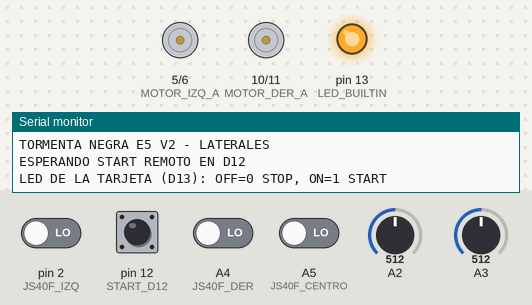
A sketch run on a simulated Arduino Uno, built with avr-gcc and run on an emulated ATmega328P. Parts: motor-driver pin pairs drawn as motors (green arrow = first pin HIGH = forward, orange = second pin HIGH = backward, longer = more drive), output pins drawn as LEDs (lit = HIGH), the last lines printed to the serial monitor. Inputs (shaded band) come from the test bench; at power-on: pin 12 (START_D12) HIGH, A4 (JS40F_DER), A5 (JS40F_CENTRO), pin 2 (JS40F_IZQ) LOW, A3 = 512, A2 = 512.

Above: at 1.2 s.
1.3 s: pin 12 (START_D12) pulled LOW for 0.15 s
At 2.3 s:
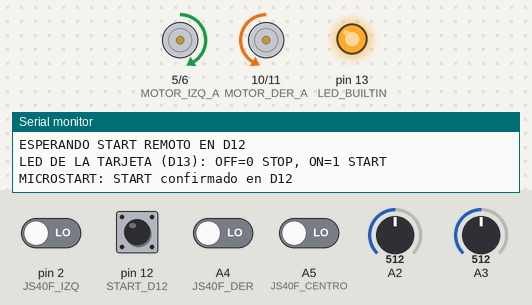
4.4 s: A3 set to 446
At 4.94 s:
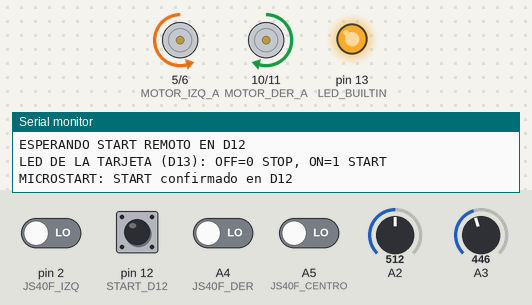
7.4 s: pin 12 (START_D12) pulled LOW for 1 s
At 8.0 s:
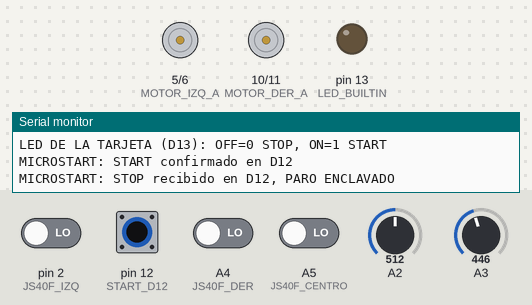
Timing chart, 0 to 10.4 s (numbered marks = the images above; inputs shaded):
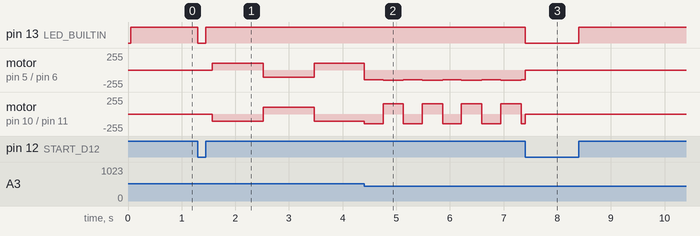

Measured:
- after the input at 1.3 s, pin 13 (LED_BUILTIN): HIGH → LOW at once, → HIGH 0.15 s later; motor on pin 5 (MOTOR_IZQ_A) / pin 6 (MOTOR_IZQ_B): stopped → forward 105/255 after 0.27 s, → backward 105/255 0.95 s later, → forward 105/255 0.95 s later
- after the input at 4.4 s, motor on pin 5 (MOTOR_IZQ_A) / pin 6 (MOTOR_IZQ_B): alternates backward 155/255 for 0.38 s and backward 145/255 for 0.35 s, starting at once; motor on pin 10 (MOTOR_DER_A) / pin 11 (MOTOR_DER_B): alternates forward 155/255 for 0.38 s and backward 145/255 for 0.35 s, starting at once
- after the input at 7.4 s, pin 13 (LED_BUILTIN): HIGH → LOW at once, → HIGH 1.0 s later

The sketch:

Tormenta_Negra_E5_V2_Laterales.ino
```cpp
/*
  TORMENTA NEGRA — E5 V2 (PRUEBA DE PERSECUCION LATERAL)
  USADO EN DOS PELEAS E5 (1 VICTORIA Y 1 DERROTA). Requiere corregir START/STOP.
  - JS40F lateral: giro sobre el eje hacia el oponente.
  - JS40F central: ataque de frente.
  - Borde QTR: prioridad sobre todo ataque.
  - Evasion: puede salir del giro antes si ambos QTR ven negro
    y un JS40F detecta rival; nunca acorta el retroceso.
  - Control MicroStart D12: HIGH=START, LOW=STOP enclavado.
  - Diagnostico integrado con motores detenidos via USB solamente.

  IMPORTANTE:
  El equipo reporto que en ciertas pruebas el boton 1 iniciaba
  y el 2 detenia. Eso NO se corrige invirtiendo HIGH/LOW.
  Validar que STOP es fiable ANTES de poner el robot en el dohyō.
  No conectar USB y bateria simultaneamente sin confirmar compatibilidad.
  Se requiere interruptor fisico de corte de alimentacion.
*/

#include <Arduino.h>

const uint8_t MOTOR_IZQ_A = 5;
const uint8_t MOTOR_IZQ_B = 6;
const uint8_t MOTOR_DER_A = 10;
const uint8_t MOTOR_DER_B = 11;

const uint8_t QTR_IZQ = A2;
const uint8_t QTR_DER = A3;
const uint8_t JS40F_IZQ = 2;
const uint8_t JS40F_CENTRO = A5;
const uint8_t JS40F_DER = A4;
const uint8_t START_D12 = 12;

const int UMBRAL_QTR_IZQ = 390;
const int UMBRAL_QTR_DER = 456;
// JS40F: HIGH cuando detecta el objeto.
const uint8_t SENAL_RIVAL = HIGH;
const int SENTIDO_IZQ = 1;
const int SENTIDO_DER = 1;

// Cambiar a true SOLO para diagnostico; no movera motores.
const bool MODO_DIAGNOSTICO = false;

// Primero validar los ajustes con PWM de E4 (105).
// Si el driver y la bateria lo permiten, probar ataque 125, 145, 165.
const int PWM_MAXIMO = 170;
const int PWM_BUSQUEDA = 105;
const int PWM_GIRO_AL_OBJETIVO = 125;
const int PWM_ATAQUE_INICIO = 125;
const int PWM_ATAQUE_EMPUJE = 165;
const int PWM_ATAQUE_SOSTENIDO = 140;
const int PWM_RETROCESO = 145;
const int PWM_GIRO_BORDE = 155;

const unsigned long TIEMPO_RAMPA_MS = 220UL;
const unsigned long TIEMPO_EMPUJE_MS = 850UL;
const unsigned long TIEMPO_RETROCESO_MS = 350UL; // conservar escala E4
const unsigned long GIRO_MINIMO_BORDE_MS = 110UL;
const unsigned long GIRO_MAXIMO_BORDE_MS = 380UL;
const unsigned long MEMORIA_LATERAL_MS = 170UL;
const unsigned long BUSQUEDA_CAMBIO_MS = 950UL;
// Senal estable requerida. Antes: 350 ms, ahora 120 ms.
// No quitar la confirmacion de LOW inicial ni la prioridad del STOP.
const unsigned long DEBOUNCE_START_MS = 120UL;

enum Estado { PARADO, BUSCANDO, GIRANDO_IZQ, GIRANDO_DER,
              ATACANDO, BORDE_RETROCEDER, BORDE_GIRAR };
Estado estado = PARADO;

bool combateActivo = false;
bool paroEnclavado = false;
bool bajoVisto = false;
unsigned long desdeBajo = 0;
unsigned long desdeAlto = 0;
unsigned long comienzoEstado = 0;
unsigned long vistoRivalEn = 0;
unsigned long comienzoBarrido = 0;
unsigned long ultimoReporte = 0;
int ultimoLado = 1;  // +1 derecha, -1 izquierda
int ladoEscape = 1;

int leerQTR(uint8_t pin) {
  long suma = 0;
  for (uint8_t i = 0; i < 6; i++) suma += analogRead(pin);
  return (int)(suma / 6);
}

void motor(uint8_t pin1, uint8_t pin2, int velocidad) {
  const int pwm = constrain(abs(velocidad), 0, PWM_MAXIMO);
  if (velocidad > 0) {
    analogWrite(pin1, pwm);
    analogWrite(pin2, 0);
  } else if (velocidad < 0) {
    analogWrite(pin1, 0);
    analogWrite(pin2, pwm);
  } else {
    analogWrite(pin1, 0);
    analogWrite(pin2, 0);
  }
}

void mover(int izquierda, int derecha) {
  motor(MOTOR_IZQ_A, MOTOR_IZQ_B, izquierda * SENTIDO_IZQ);
  motor(MOTOR_DER_A, MOTOR_DER_B, derecha * SENTIDO_DER);
}

void parar() { mover(0, 0); }

void cambiarEstado(Estado nuevo, unsigned long ahora) {
  if (estado != nuevo) {
    estado = nuevo;
    comienzoEstado = ahora;
  }
}

void detenerPorControl() {
  Serial.println(F("MICROSTART: STOP recibido en D12, PARO ENCLAVADO"));
  combateActivo = false;
  paroEnclavado = true;
  estado = PARADO;
  parar();
}

void revisarControl(unsigned long ahora) {
  if (paroEnclavado) return;
  bool alto = digitalRead(START_D12) == HIGH;
  if (!alto) {
    desdeAlto = 0;
    if (!bajoVisto) {
      if (desdeBajo == 0) desdeBajo = ahora;
      if (ahora - desdeBajo >= DEBOUNCE_START_MS) bajoVisto = true;
    }
    if (combateActivo) detenerPorControl();
    return;
  }

  desdeBajo = 0;
  if (!bajoVisto) return;
  if (!combateActivo) {
    if (desdeAlto == 0) desdeAlto = ahora;
    if (ahora - desdeAlto >= DEBOUNCE_START_MS) {
      Serial.println(F("MICROSTART: START confirmado en D12"));
      combateActivo = true;
      vistoRivalEn = 0;
      ultimoLado = 1;
      comienzoBarrido = ahora;
      cambiarEstado(BUSCANDO, ahora);
    }
  }
}

void diagnostico(unsigned long ahora) {
  parar();
  if (ahora - ultimoReporte < 250UL) return;
  ultimoReporte = ahora;
  int qI = leerQTR(QTR_IZQ);
  int qD = leerQTR(QTR_DER);
  Serial.print(F("D12=")); Serial.print(digitalRead(START_D12));
  Serial.print(F(" QTR_I=")); Serial.print(qI);
  Serial.print(F(" QTR_D=")); Serial.print(qD);
  Serial.print(F(" BORDE_I=")); Serial.print(qI < UMBRAL_QTR_IZQ);
  Serial.print(F(" BORDE_D=")); Serial.print(qD < UMBRAL_QTR_DER);
  Serial.print(F(" RIVAL_I=")); Serial.print(digitalRead(JS40F_IZQ));
  Serial.print(F(" RIVAL_C=")); Serial.print(digitalRead(JS40F_CENTRO));
  Serial.print(F(" RIVAL_D=")); Serial.println(digitalRead(JS40F_DER));
}

void setup() {
  // Niveles bajos antes de cambiar a salidas.
  digitalWrite(MOTOR_IZQ_A, LOW);
  digitalWrite(MOTOR_IZQ_B, LOW);
  digitalWrite(MOTOR_DER_A, LOW);
  digitalWrite(MOTOR_DER_B, LOW);
  pinMode(MOTOR_IZQ_A, OUTPUT);
  pinMode(MOTOR_IZQ_B, OUTPUT);
  pinMode(MOTOR_DER_A, OUTPUT);
  pinMode(MOTOR_DER_B, OUTPUT);
  parar();

  pinMode(JS40F_IZQ, INPUT);
  pinMode(JS40F_CENTRO, INPUT);
  pinMode(JS40F_DER, INPUT);
  pinMode(START_D12, INPUT); // Modulo digital activo, nunca INPUT_PULLUP
  // Indicador de la SENAL REAL D12, util cuando se usa bateria sin USB.
  pinMode(LED_BUILTIN, OUTPUT);
  digitalWrite(LED_BUILTIN, LOW);

  Serial.begin(9600);
  Serial.println(F("TORMENTA NEGRA E5 V2 - LATERALES"));
  if (MODO_DIAGNOSTICO) {
    Serial.println(F("DIAGNOSTICO: motores detenidos"));
  } else {
    Serial.println(F("ESPERANDO START REMOTO EN D12"));
    Serial.println(F("LED DE LA TARJETA (D13): OFF=0 STOP, ON=1 START"));
  }
}

void loop() {
  unsigned long ahora = millis();
  // LED integrado de Arduino: apagado = D12 LOW, encendido = D12 HIGH.
  // No son los LEDs rojo/azul del receptor MicroStart.
  digitalWrite(LED_BUILTIN, digitalRead(START_D12));
  revisarControl(ahora);
  if (MODO_DIAGNOSTICO) {
    diagnostico(ahora);
    return;
  }
  if (!combateActivo || estado == PARADO) {
    parar();
    return;
  }

  // Consultar lineas y oponentes incluso durante la evasion del borde.
  bool blancoIzq = leerQTR(QTR_IZQ) < UMBRAL_QTR_IZQ;
  bool blancoDer = leerQTR(QTR_DER) < UMBRAL_QTR_DER;
  bool veIzq = digitalRead(JS40F_IZQ) == SENAL_RIVAL;
  bool veCentro = digitalRead(JS40F_CENTRO) == SENAL_RIVAL;
  bool veDer = digitalRead(JS40F_DER) == SENAL_RIVAL;
  bool veAlguno = veIzq || veCentro || veDer;

  if (estado == BORDE_RETROCEDER) {
    mover(-PWM_RETROCESO, -PWM_RETROCESO);
    if (ahora - comienzoEstado >= TIEMPO_RETROCESO_MS) {
      cambiarEstado(BORDE_GIRAR, ahora);
    }
    return;
  }
  if (estado == BORDE_GIRAR) {
    unsigned long t = ahora - comienzoEstado;
    // Dejar de girar antes si ya hay suelo negro y rival visible.
    // NO interrumpir giro mientras un QTR vea blanco.
    if (t < GIRO_MAXIMO_BORDE_MS &&
        (t < GIRO_MINIMO_BORDE_MS || blancoIzq || blancoDer || !veAlguno)) {
      if (ladoEscape > 0) mover(PWM_GIRO_BORDE, -PWM_GIRO_BORDE);
      else mover(-PWM_GIRO_BORDE, PWM_GIRO_BORDE);
      return;
    }
    cambiarEstado(BUSCANDO, ahora);
    comienzoBarrido = ahora;
    // Volver a evaluar el borde antes de permitir un ataque.
  }

  // Si se sigue viendo blanco, retroceder. No atacar sobre el borde.
  if (blancoIzq || blancoDer) {
    if (blancoIzq && blancoDer) ladoEscape = -ultimoLado;
    else ladoEscape = blancoIzq ? 1 : -1;
    cambiarEstado(BORDE_RETROCEDER, ahora);
    mover(-PWM_RETROCESO, -PWM_RETROCESO);
    return;
  }

  // Rival en frente -> atacar recto. Ambos laterales -> presumir
  // objetivo delante (comprobar orientaciones reales).
  if (veCentro || (veIzq && veDer)) {
    cambiarEstado(ATACANDO, ahora);
    vistoRivalEn = ahora;
    unsigned long t = ahora - comienzoEstado;
    int pwm;
    if (t < TIEMPO_RAMPA_MS) pwm = PWM_ATAQUE_INICIO;
    else if (t < TIEMPO_EMPUJE_MS) pwm = PWM_ATAQUE_EMPUJE;
    else pwm = PWM_ATAQUE_SOSTENIDO;
    mover(pwm, pwm);
    return;
  }

  // ANTES: curva 78/150, potencialmente muy lenta para encarar.
  // AHORA: rotacion inmediata sobre eje, con reevaluacion continua.
  if (veIzq) {
    ultimoLado = -1;
    vistoRivalEn = ahora;
    cambiarEstado(GIRANDO_IZQ, ahora);
    mover(-PWM_GIRO_AL_OBJETIVO, PWM_GIRO_AL_OBJETIVO);
    return;
  }
  if (veDer) {
    ultimoLado = 1;
    vistoRivalEn = ahora;
    cambiarEstado(GIRANDO_DER, ahora);
    mover(PWM_GIRO_AL_OBJETIVO, -PWM_GIRO_AL_OBJETIVO);
    return;
  }

  // Si la deteccion lateral parpadea, conservar brevemente el giro.
  if (vistoRivalEn != 0 && ahora - vistoRivalEn < MEMORIA_LATERAL_MS) {
    if (ultimoLado < 0) mover(-PWM_GIRO_AL_OBJETIVO, PWM_GIRO_AL_OBJETIVO);
    else mover(PWM_GIRO_AL_OBJETIVO, -PWM_GIRO_AL_OBJETIVO);
    return;
  }

  if (estado != BUSCANDO) {
    cambiarEstado(BUSCANDO, ahora);
    comienzoBarrido = ahora;
  }
  if (ahora - comienzoBarrido >= BUSQUEDA_CAMBIO_MS) {
    ultimoLado = -ultimoLado;
    comienzoBarrido = ahora;
  }
  // Barrer ambos lados a velocidad moderada.
  if (ultimoLado > 0) mover(PWM_BUSQUEDA, -PWM_BUSQUEDA);
  else mover(-PWM_BUSQUEDA, PWM_BUSQUEDA);
}
```
